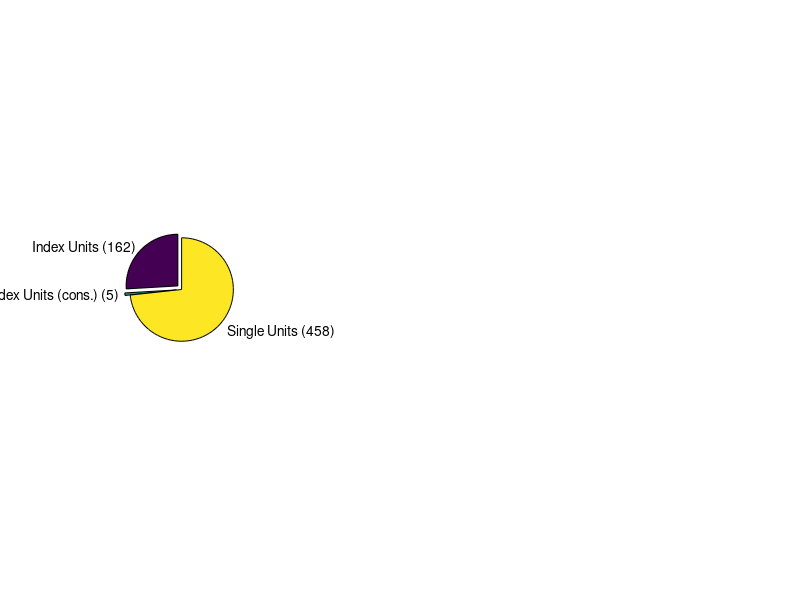

The MATLAB script that drew this image: (Note: this script raises an error after producing the figure.)
colNU = [0.1059, 0.6196, 0.4667]; % green - NU
colIU = [0.4588, 0.4392, 0.7020]; % purple - IU
colDU = [0.8510, 0.3725, 0.0078]; % double IU

%% GU + SU
figure(1); clf;
subplot(1,3,1);
pieHand = pie([162, 5, 458], [true, true, false], {'Index Units (162)', 'Index Units (cons.) (5)', 'Single Units (458)'});
ax = gca;
ax.Colormap = [colIU; colDU; colNU];
set(findobj(pieHand, '-property', 'FaceAlpha'), 'FaceAlpha', 0.7);

% TEXT IU
pieHand(2).FontSize = 20;
pieHand(2).FontWeight = 'bold';
% pieHand(2).Position = [-0.8781 0.8179 0];

% TEXT DU
pieHand(4).FontSize = 20;
pieHand(4).FontWeight = 'bold';
pieHand(4).Position = [-0.9905 -0.2461 0];

% TEXT SU
pieHand(6).FontSize = 20;
pieHand(6).FontWeight = 'bold';
pieHand(6).Position = [0.4197 -0.9811 0];


subplot(2,3,2:3); hold on;
histHand = histogram(permGU, 70:2:150, 'Normalization', 'probability');
plot([162, 162], get(gca,'Ylim'), 'color', [0 0 0], 'linew', 5)
histHand.FaceColor = colIU;
ylabel('Probability')
yticks('')
xlabel('Number of Index Units under H_0')
xticks([70:20:170])
mAx = gca;
mAx.FontWeight = 'bold';
mAx.FontSize   = 20;
mAx.YColor = 'none';
title('p < 0.01 ')

subplot(2,3,5:6); hold on;
histHand = histogram(permIU, 0:1:10, 'Normalization', 'probability');
plot([5, 5], get(gca,'Ylim'), 'color', [0 0 0], 'linew', 5)
plot([5, 5], get(gca,'Ylim'), 'color', [0 0 0], 'linew', 5)
histHand.FaceColor = colDU;
ylabel('Probability')
yticks('')
xlabel('Number of Index Units under H_0')
xticks([0:2:8])
mAx = gca;
mAx.FontWeight = 'bold';
mAx.FontSize   = 20;
mAx.YColor = 'none';
title('p = 0.01')

